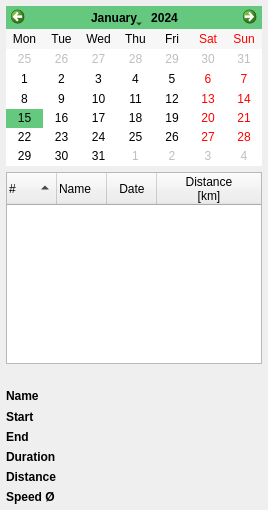
  <widget class="QDockWidget" name="dockWidgetTracks">
   <property name="minimumSize">
    <size>
     <width>257</width>
     <height>455</height>
    </size>
   </property>
   <property name="maximumSize">
    <size>
     <width>524287</width>
     <height>524287</height>
    </size>
   </property>
   <property name="contextMenuPolicy">
    <enum>Qt::ActionsContextMenu</enum>
   </property>
   <property name="features">
    <set>QDockWidget::AllDockWidgetFeatures</set>
   </property>
   <property name="allowedAreas">
    <set>Qt::LeftDockWidgetArea</set>
   </property>
   <property name="windowTitle">
    <string comment="NOM">Tracks</string>
   </property>
   <attribute name="dockWidgetArea">
    <number>1</number>
   </attribute>
   <widget class="QWidget" name="dockWidgetTracksContents">
    <layout class="QVBoxLayout" name="verticalLayout">
     <property name="leftMargin">
      <number>6</number>
     </property>
     <property name="topMargin">
      <number>6</number>
     </property>
     <property name="rightMargin">
      <number>6</number>
     </property>
     <property name="bottomMargin">
      <number>6</number>
     </property>
     <item>
      <widget class="QCalendarWidgetExt" name="calendarWidget">
       <property name="minimumSize">
        <size>
         <width>0</width>
         <height>160</height>
        </size>
       </property>
       <property name="maximumSize">
        <size>
         <width>16777215</width>
         <height>160</height>
        </size>
       </property>
       <property name="styleSheet">
        <string notr="true">selection-color: rgb(0, 0, 0);
selection-background-color: rgb(100, 200, 127);</string>
       </property>
       <property name="verticalHeaderFormat">
        <enum>QCalendarWidget::NoVerticalHeader</enum>
       </property>
      </widget>
     </item>
     <item>
      <layout class="QVBoxLayout" name="verticalLayout_4">
       <property name="spacing">
        <number>2</number>
       </property>
       <item>
        <widget class="QTreeWidgetTracks" name="treeTracks">
         <property name="contextMenuPolicy">
          <enum>Qt::NoContextMenu</enum>
         </property>
         <property name="styleSheet">
          <string notr="true">QTreeWidget::item:selected {
	selection-color: rgb(0, 0, 0);
	background-color: rgb(100, 200, 127);
}
</string>
         </property>
         <property name="uniformRowHeights">
          <bool>true</bool>
         </property>
         <property name="sortingEnabled">
          <bool>true</bool>
         </property>
         <property name="expandsOnDoubleClick">
          <bool>false</bool>
         </property>
         <property name="columnCount">
          <number>4</number>
         </property>
         <attribute name="headerCascadingSectionResizes">
          <bool>false</bool>
         </attribute>
         <attribute name="headerDefaultSectionSize">
          <number>50</number>
         </attribute>
         <attribute name="headerShowSortIndicator" stdset="0">
          <bool>true</bool>
         </attribute>
         <column>
          <property name="text">
           <string>#</string>
          </property>
         </column>
         <column>
          <property name="text">
           <string>Name</string>
          </property>
         </column>
         <column>
          <property name="text">
           <string>Date</string>
          </property>
          <property name="textAlignment">
           <set>AlignCenter</set>
          </property>
         </column>
         <column>
          <property name="text">
           <string>Distance
[km]</string>
          </property>
          <property name="textAlignment">
           <set>AlignCenter</set>
          </property>
         </column>
        </widget>
       </item>
       <item>
        <layout class="QHBoxLayout" name="horizontalLayout_4">
         <property name="leftMargin">
          <number>0</number>
         </property>
         <item>
          <widget class="QPushButton" name="pushButtonTrackAppend">
           <property name="enabled">
            <bool>false</bool>
           </property>
           <property name="minimumSize">
            <size>
             <width>16</width>
             <height>16</height>
            </size>
           </property>
           <property name="maximumSize">
            <size>
             <width>16</width>
             <height>16</height>
            </size>
           </property>
           <property name="toolTip">
            <string>Append file</string>
           </property>
           <property name="icon">
            <iconset resource="resources.qrc">
             <normaloff>:/images/plus.png</normaloff>:/images/plus.png</iconset>
           </property>
           <property name="iconSize">
            <size>
             <width>16</width>
             <height>16</height>
            </size>
           </property>
           <property name="flat">
            <bool>true</bool>
           </property>
          </widget>
         </item>
         <item>
          <widget class="QPushButton" name="pushButtonTrackRemove">
           <property name="enabled">
            <bool>false</bool>
           </property>
           <property name="minimumSize">
            <size>
             <width>16</width>
             <height>16</height>
            </size>
           </property>
           <property name="maximumSize">
            <size>
             <width>16</width>
             <height>16</height>
            </size>
           </property>
           <property name="toolTip">
            <string>Delete track</string>
           </property>
           <property name="icon">
            <iconset resource="resources.qrc">
             <normaloff>:/images/minus.png</normaloff>:/images/minus.png</iconset>
           </property>
           <property name="iconSize">
            <size>
             <width>16</width>
             <height>16</height>
            </size>
           </property>
           <property name="flat">
            <bool>true</bool>
           </property>
          </widget>
         </item>
         <item>
          <widget class="QPushButton" name="pushButtonTrackMoveDown">
           <property name="enabled">
            <bool>false</bool>
           </property>
           <property name="minimumSize">
            <size>
             <width>16</width>
             <height>16</height>
            </size>
           </property>
           <property name="maximumSize">
            <size>
             <width>16</width>
             <height>16</height>
            </size>
           </property>
           <property name="toolTip">
            <string>Move track down</string>
           </property>
           <property name="text">
            <string/>
           </property>
           <property name="icon">
            <iconset resource="resources.qrc">
             <normaloff>:/images/down.png</normaloff>:/images/down.png</iconset>
           </property>
           <property name="flat">
            <bool>true</bool>
           </property>
          </widget>
         </item>
         <item>
          <widget class="QPushButton" name="pushButtonTrackMoveUp">
           <property name="enabled">
            <bool>false</bool>
           </property>
           <property name="minimumSize">
            <size>
             <width>16</width>
             <height>16</height>
            </size>
           </property>
           <property name="maximumSize">
            <size>
             <width>16</width>
             <height>16</height>
            </size>
           </property>
           <property name="toolTip">
            <string>Move track up</string>
           </property>
           <property name="text">
            <string/>
           </property>
           <property name="icon">
            <iconset resource="resources.qrc">
             <normaloff>:/images/up.png</normaloff>:/images/up.png</iconset>
           </property>
           <property name="flat">
            <bool>true</bool>
           </property>
          </widget>
         </item>
        </layout>
       </item>
      </layout>
     </item>
     <item>
      <layout class="QFormLayout" name="formLayout">
       <property name="fieldGrowthPolicy">
        <enum>QFormLayout::AllNonFixedFieldsGrow</enum>
       </property>
       <property name="horizontalSpacing">
        <number>6</number>
       </property>
       <property name="verticalSpacing">
        <number>6</number>
       </property>
       <item row="0" column="0">
        <widget class="QLabel" name="label_17">
         <property name="font">
          <font>
           <weight>75</weight>
           <bold>true</bold>
          </font>
         </property>
         <property name="text">
          <string>Name</string>
         </property>
        </widget>
       </item>
       <item row="0" column="1">
        <layout class="QHBoxLayout" name="horizontalLayout_7">
         <item>
          <widget class="QLabel" name="labelTrackName"/>
         </item>
         <item>
          <widget class="QPushButton" name="pushButtonEditTrackProperties">
           <property name="enabled">
            <bool>true</bool>
           </property>
           <property name="minimumSize">
            <size>
             <width>16</width>
             <height>16</height>
            </size>
           </property>
           <property name="maximumSize">
            <size>
             <width>16</width>
             <height>16</height>
            </size>
           </property>
           <property name="styleSheet">
            <string notr="true">border-style: none</string>
           </property>
           <property name="icon">
            <iconset resource="resources.qrc">
             <normaloff>:/images/map_edit.png</normaloff>:/images/map_edit.png</iconset>
           </property>
          </widget>
         </item>
        </layout>
       </item>
       <item row="2" column="0">
        <widget class="QLabel" name="label_3">
         <property name="font">
          <font>
           <weight>75</weight>
           <bold>true</bold>
          </font>
         </property>
         <property name="text">
          <string>Start</string>
         </property>
        </widget>
       </item>
       <item row="2" column="1">
        <widget class="QLabel" name="labelTrackStartTime"/>
       </item>
       <item row="3" column="0">
        <widget class="QLabel" name="label_5">
         <property name="font">
          <font>
           <weight>75</weight>
           <bold>true</bold>
          </font>
         </property>
         <property name="text">
          <string>End</string>
         </property>
        </widget>
       </item>
       <item row="3" column="1">
        <widget class="QLabel" name="labelTrackEndTime"/>
       </item>
       <item row="4" column="0">
        <widget class="QLabel" name="label_6">
         <property name="font">
          <font>
           <weight>75</weight>
           <bold>true</bold>
          </font>
         </property>
         <property name="text">
          <string>Duration</string>
         </property>
        </widget>
       </item>
       <item row="4" column="1">
        <widget class="QLabel" name="labelTrackDuration"/>
       </item>
       <item row="5" column="0">
        <widget class="QLabel" name="label_4">
         <property name="font">
          <font>
           <weight>75</weight>
           <bold>true</bold>
          </font>
         </property>
         <property name="text">
          <string>Distance</string>
         </property>
        </widget>
       </item>
       <item row="5" column="1">
        <widget class="QLabel" name="labelTrackDistance"/>
       </item>
       <item row="6" column="0">
        <widget class="QLabel" name="label_8">
         <property name="font">
          <font>
           <weight>75</weight>
           <bold>true</bold>
          </font>
         </property>
         <property name="text">
          <string>Speed Ø</string>
         </property>
        </widget>
       </item>
       <item row="6" column="1">
        <layout class="QHBoxLayout" name="horizontalLayout_2">
         <item>
          <widget class="QLabel" name="labelTrackSpeed"/>
         </item>
         <item>
          <widget class="QLabel" name="labelTrackSpeed2"/>
         </item>
        </layout>
       </item>
      </layout>
     </item>
    </layout>
   </widget>
  </widget>
